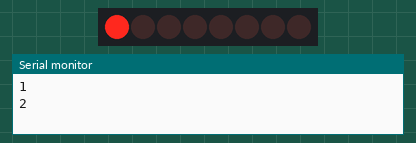
Simulated run of this sketch. Board: Arduino Uno, built with avr-gcc and run on an emulated ATmega328P. Shown: 8 shift-register outputs drawn as a row of LEDs (first output left, lit = HIGH), the last lines printed to the serial monitor.

Above: at 6.3 s.
At 11.3 s:
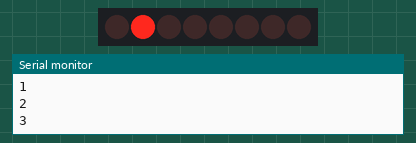
At 21.3 s:
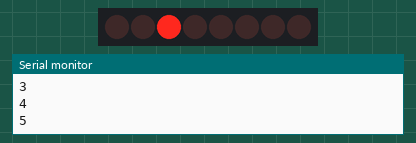
At 36.3 s:
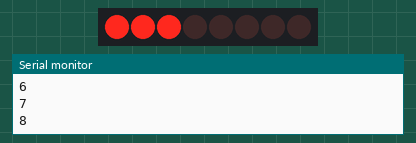
Timing chart, 0 to 37.8 s (numbered marks = the images above):
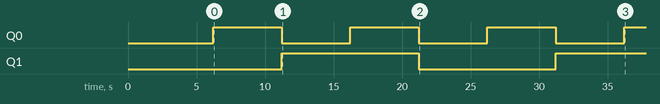

Measured:
- by itself, Q0: alternates HIGH for 5.0 s and LOW for 5.0 s
- by itself, Q1: LOW → HIGH at 11.2 s, → LOW 10.0 s later, → HIGH 10.0 s later

The sketch:

shift_register_contador_binario.ino
```cpp
int latchPin = 12;
int clockPin = 11;
int dataPin = 8;

void setup() {
    Serial.begin (9600);
    delay (1222);
    pinMode (latchPin, OUTPUT);
    pinMode (clockPin, OUTPUT);
    pinMode (dataPin, OUTPUT);


}
int i = 0;

void loopx(){
//  digitalWrite (latchPin, HIGH);
//  digitalWrite (dataPin, HIGH);
//  digitalWrite (clockPin, HIGH);
    delay (200);
    digitalWrite (latchPin, LOW);
    digitalWrite (dataPin, LOW);
    digitalWrite (clockPin, LOW);
    delay (200);

}
void loop() {

    digitalWrite (latchPin, HIGH);
    shiftOut (dataPin, clockPin, MSBFIRST,i);
    digitalWrite (latchPin, LOW);

    i ++;
    if (i > 255) i = 0;
    Serial.println(i);
    delay (5000);
}


void shift (int n){
    for (int i = 0 ; i < 8 ; i ++){
        digitalWrite (clockPin, LOW);
        boolean pinState = (n & (1 << i));
        digitalWrite (dataPin, pinState);
        digitalWrite (clockPin, HIGH);
    }
    digitalWrite (clockPin, LOW);

}
```
